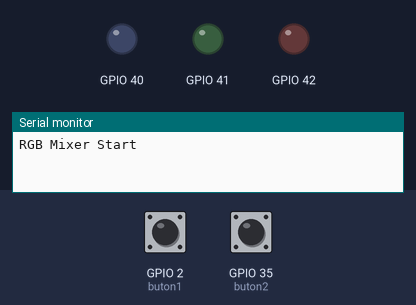
Bench run of a sketch on a simulated ESP32-S3. Parts: output pins drawn as LEDs (lit = HIGH), the last lines printed to the serial monitor. The test bench sets the inputs (shaded band); at power-on: GPIO 2 (buton1) HIGH, GPIO 35 (buton2) HIGH.

Above: at 0.8 s.
0.9 s: GPIO 2 (buton1) pulled LOW for 0.15 s
At 1.3 s:
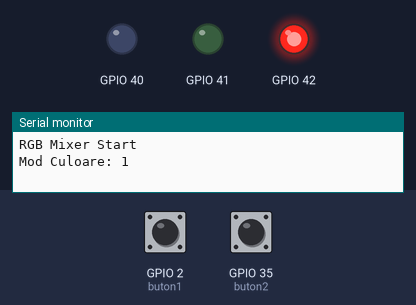
2.5 s: GPIO 2 (buton1) pulled LOW for 1 s
At 3.8 s:
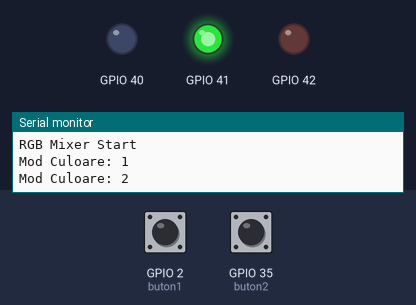
5.0 s: GPIO 2 (buton1) pulled LOW for 0.15 s
At 5.8 s:
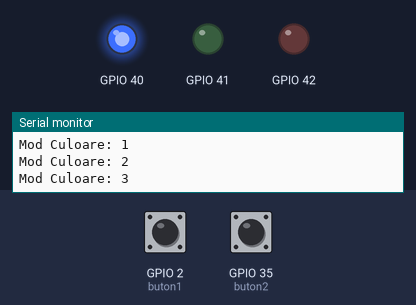
6.6 s: GPIO 2 (buton1) pulled LOW for 3.2 s
At 7.1 s:
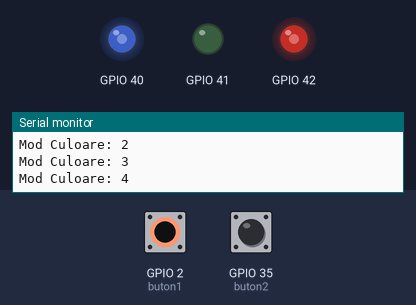
11.3 s: GPIO 35 (buton2) pulled LOW for 0.15 s
At 11.8 s:
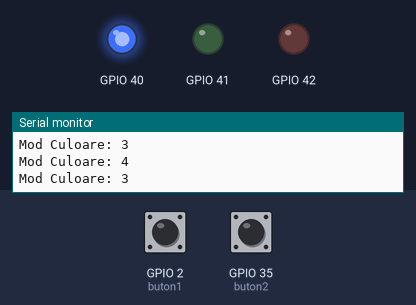
12.9 s: GPIO 35 (buton2) pulled LOW for 1 s
At 14.3 s:
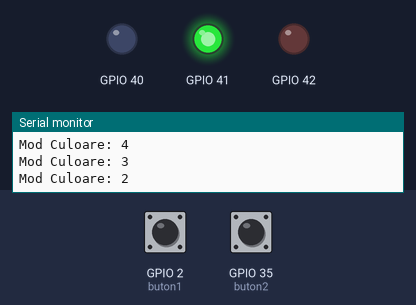
Timing chart, 0 to 15.9 s (numbered marks = the images above; inputs shaded):
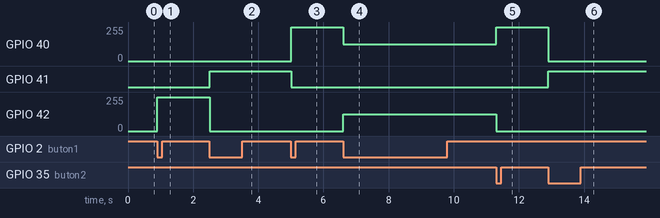

Measured:
- after the input at 0.9 s, GPIO 42: 0/255 → 255/255 at once
- after the input at 2.5 s, GPIO 41: LOW → HIGH at once; GPIO 42: 255/255 → 0/255 at once
- after the input at 5.0 s, GPIO 40: 0/255 → 255/255 at once; GPIO 41: HIGH → LOW at once
- after the input at 6.6 s, GPIO 40: 255/255 → 127/255 at once; GPIO 42: 0/255 → 127/255 at once
- after the input at 11.3 s, GPIO 40: 127/255 → 255/255 at once; GPIO 42: 127/255 → 0/255 at once
- after the input at 12.9 s, GPIO 40: 255/255 → 0/255 at once; GPIO 41: LOW → HIGH at once

The sketch:

sketch.ino
```cpp
#include <stdio.h>
#include "driver/gpio.h"
#include "freertos/FreeRTOS.h"
#include "freertos/task.h"
#include "driver/ledc.h"

class Button {
private:
    gpio_num_t pin;
    int lastState;
public:
    Button(int p) {
        pin = (gpio_num_t)p;
        gpio_reset_pin(pin);
        gpio_set_direction(pin, GPIO_MODE_INPUT);
        gpio_set_pull_mode(pin, GPIO_PULLUP_ONLY);
        lastState = 1;
    }
    bool wasPressed() {
        int currentState = gpio_get_level(pin);
        bool click = false;
        if (currentState == 0 && lastState == 1) click = true;
        lastState = currentState;
        return click;
    }
};

class DimmerLed {
private:
    gpio_num_t pin;
    ledc_channel_t channel;
    ledc_timer_t timer;
public:
    DimmerLed(int p, int ch) {
        pin = (gpio_num_t)p;
        channel = (ledc_channel_t)ch;
        timer = LEDC_TIMER_0;
        configurareHardware();
    }
    void configurareHardware() {
        ledc_timer_config_t timer_conf = {};
        timer_conf.speed_mode = LEDC_LOW_SPEED_MODE;
        timer_conf.timer_num  = timer;
        timer_conf.duty_resolution = LEDC_TIMER_13_BIT;
        timer_conf.freq_hz    = 5000;
        timer_conf.clk_cfg    = LEDC_AUTO_CLK;
        ledc_timer_config(&timer_conf);

        ledc_channel_config_t channel_conf = {};
        channel_conf.gpio_num   = pin;
        channel_conf.speed_mode = LEDC_LOW_SPEED_MODE;
        channel_conf.channel    = channel;
        channel_conf.intr_type  = LEDC_INTR_DISABLE;
        channel_conf.timer_sel  = timer;
        channel_conf.duty       = 0;
        channel_conf.hpoint     = 0;
        ledc_channel_config(&channel_conf);
    }
    void set(int procent) {
        if (procent > 100) procent = 100;
        int duty = (8191 * procent) / 100;
        ledc_set_duty(LEDC_LOW_SPEED_MODE, channel, duty);
        ledc_update_duty(LEDC_LOW_SPEED_MODE, channel);
    }
};

void setup() {
    DimmerLed ledRosu(42, 0);
    DimmerLed ledVerde(41, 1);
    DimmerLed ledAlbastru(40, 2);

    Button buton1(2);
    Button buton2(35);

    int modCuloare = 0;

    printf("RGB Mixer Start\n");

    while(true) {
        if (buton1.wasPressed()) {
            modCuloare++;
            if (modCuloare > 6) modCuloare = 0;

            printf("Mod Culoare: %d\n", modCuloare);

            switch (modCuloare) {
                case 0:
                    ledRosu.set(0); ledVerde.set(0); ledAlbastru.set(0);
                    break;
                case 1:
                    ledRosu.set(100); ledVerde.set(0); ledAlbastru.set(0);
                    break;
                case 2:
                    ledRosu.set(0); ledVerde.set(100); ledAlbastru.set(0);
                    break;
                case 3:
                    ledRosu.set(0); ledVerde.set(0); ledAlbastru.set(100);
                    break;
                case 4:
                    ledRosu.set(50); ledVerde.set(0); ledAlbastru.set(50);
                    break;
                case 5:
                    ledRosu.set(0); ledVerde.set(50); ledAlbastru.set(50);
                    break;
                case 6:
                    ledRosu.set(50); ledVerde.set(50); ledAlbastru.set(0);
                    break;
            }
        }

        if (buton2.wasPressed()) {
            modCuloare--;
            if (modCuloare < 0) modCuloare = 6;

            printf("Mod Culoare: %d\n", modCuloare);

            switch (modCuloare) {
                case 0:
                    ledRosu.set(0); ledVerde.set(0); ledAlbastru.set(0);
                    break;
                case 1:
                    ledRosu.set(100); ledVerde.set(0); ledAlbastru.set(0);
                    break;
                case 2:
                    ledRosu.set(0); ledVerde.set(100); ledAlbastru.set(0);
                    break;
                case 3:
                    ledRosu.set(0); ledVerde.set(0); ledAlbastru.set(100);
                    break;
                case 4:
                    ledRosu.set(50); ledVerde.set(0); ledAlbastru.set(50);
                    break;
                case 5:
                    ledRosu.set(0); ledVerde.set(50); ledAlbastru.set(50);
                    break;
                case 6:
                    ledRosu.set(50); ledVerde.set(50); ledAlbastru.set(0);
                    break;
            }
        }
        vTaskDelay(10 / portTICK_PERIOD_MS);
    }
}

void loop() {}
```
